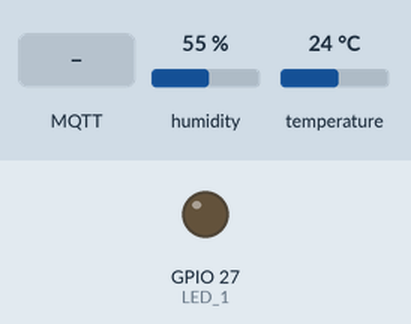
A program run on a simulated ESP32. On the bench: output pins drawn as LEDs (lit = HIGH). The inputs (shaded band) are chosen by the test bench; at power-on: humidity 55 %, temperature 24 °C. WiFi joins after 1.5 s; servers stay silent unless stated; no MQTT or app messages arrive unless stated; what the program prints to the serial monitor is not drawn.

Above: at 2.7 s.
2.8 s: MQTT message "ON" arrives on the first subscribed topic
At 3.5 s:
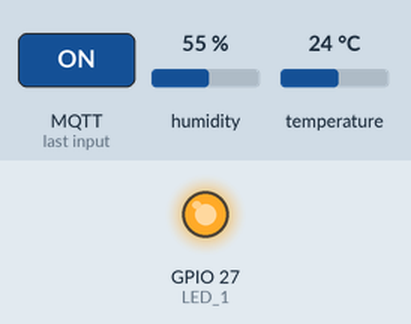
4.3 s: MQTT message "1" arrives on the first subscribed topic
At 4.7 s:
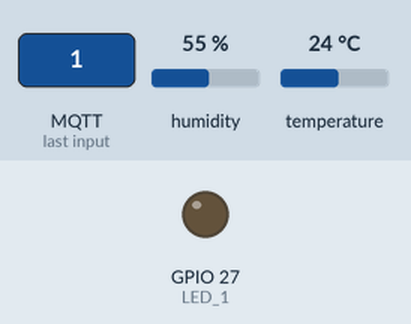
Timing chart, 0 to 7.3 s (numbered marks = the images above; inputs shaded):
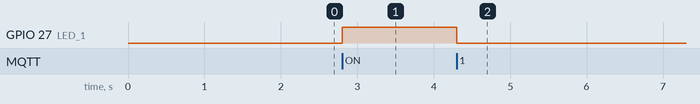

The program:

main.cpp
```cpp
#include <Arduino.h>
#include "functions.hpp"
#include "task.hpp"

void setup() {
  // Inicializar el Serial
  Serial.begin(115200);
  Serial.print("\n");
  // DHT11
  dht11_init();
  // Crar un ID para MQTT
  get_MQTT_ID();
  // LED 1 a Salida
  set_LED();
  // Crear Tarea TaskMQTT enviar por MQTT
  xTaskCreatePinnedToCore(
    TaskMQTT
    , "TaskMQTT"
    , 2048
    , NULL
    , 2
    , NULL
    , 1
  );
  // Tarea sensor de Temp y Hum DHT11
  xTaskCreatePinnedToCore(
    TaskDHT11
    , "TaskDHT11"
    , 2048
    , NULL
    , 2
    , NULL
    , 1
  );
  // Inicio conexión a WiFi
  WiFi_begin();
  // Iniciar el servidor MQTT
  client.setServer(ADAFRUIT_SERVER, ADAFRUIT_PORT);
  client.setCallback(callback);
}

void loop() {
  loopMQTT();
}
```

credentials.hpp
```cpp
// Credenciales Red WiFi
#define WIFI_SSID "your_ssid"
#define WIFI_PASSWORD "your_ssid_passw"
// Credenciales Adafruit
#define ADAFRUIT_USER "your_user"
#define ADAFRUIT_KEY "your_key"
// Publicar
#define ADAFRUIT_FEED_LED ADAFRUIT_USER "/feeds/led"
#define ADAFRUIT_FEED_TEMP ADAFRUIT_USER "/feeds/temp"
#define ADAFRUIT_FEED_HUM ADAFRUIT_USER "/feeds/hum"
// Suscripción
#define ADAFRUIT_FEED_ON_OFF ADAFRUIT_USER "/feeds/led_on_off"
// Servidor
#define ADAFRUIT_SERVER "io.adafruit.com"
#define ADAFRUIT_PORT 1883

char ADAFRUIT_ID[30];

#define LED_1   27

#define DHTPIN  4
#define DHTTYPE DHT11

float t = 0;
float h = 0;
```

functions.hpp
```cpp
#include <WiFi.h>
#include <PubSubClient.h>
#include <Adafruit_Sensor.h>
#include <DHT.h>
#include <DHT_U.h>

#include "credentials.hpp"

WiFiClient wificon;
PubSubClient client(wificon);

DHT_Unified dht(DHTPIN, DHTTYPE);

// Función de reconeción
void reconnet(){
    while(!client.connected()){
        Serial.println("Conectando al Broker MQTT");
        if(client.connect(ADAFRUIT_ID, ADAFRUIT_USER, ADAFRUIT_KEY)){
            Serial.println("MQTT conectado!");
            client.subscribe(ADAFRUIT_FEED_ON_OFF);
            Serial.println("Suscrito al tópico: " + String(ADAFRUIT_FEED_ON_OFF));
        }else{
            Serial.print("Falló, rc= ");
            Serial.println(client.state());
            vTaskDelay(2000);
        }
    }
}
// Función para Publicar por MQTT
void mqtt_publish(String feed, int val){
    String value = String(val);
    if(client.connected()){
        client.publish(feed.c_str(), value.c_str());
        Serial.println("Publicando al tópico: " + String(feed) + " | mensaje: " + value);
    }
}
// Función para capturar data por MQTT
void callback(char *topic, byte *payload, unsigned int length){

    String mensaje  = "";
    String str_topic(topic);

    for (uint16_t i = 0; i < length; i++){
        mensaje += (char)payload[i];
    }

    mensaje.trim();

    if(mensaje == "ON"){
        digitalWrite(LED_1, HIGH);
        mqtt_publish(ADAFRUIT_FEED_LED, digitalRead(LED_1));
    }else{
        digitalWrite(LED_1, LOW);
        mqtt_publish(ADAFRUIT_FEED_LED, digitalRead(LED_1));
    }

    Serial.println("Tópico: " + str_topic);
    Serial.println("Mensaje: " + mensaje);

}
// Capturar el ChipID para Id de MQTT
void get_MQTT_ID(){
    uint64_t chipid = ESP.getEfuseMac();
    snprintf(ADAFRUIT_ID, sizeof(ADAFRUIT_ID),"%llu", chipid );
}
// Gestionar la conexión MQTT
void WiFi_begin(){
    WiFi.begin(WIFI_SSID, WIFI_PASSWORD);
    vTaskDelay(500);
    while (WiFi.status() != WL_CONNECTED){
        Serial.print(".");
        vTaskDelay(500);
    }
    Serial.println("WiFi conectado al IP: ");
    Serial.println(WiFi.localIP());
}
// Loop para MQTT
void loopMQTT(){
    if(!client.connected()){
        reconnet();
    }
    client.loop();
}
// LED
void set_LED(){
    pinMode(LED_1, OUTPUT);
}
// DHT11 Init
void dht11_init(){
    dht.begin();
    Serial.println(F("SENSOR DHT11"));
    // Print temperature sensor details.
    sensor_t sensor;
    dht.temperature().getSensor(&sensor);
    Serial.println(F("------------------------------------"));
    Serial.println(F("Sensor de Temperatura"));
    Serial.print  (F("Sensor Tipo: ")); Serial.println(sensor.name);
    Serial.print  (F("Versión:  ")); Serial.println(sensor.version);
    Serial.print  (F("ID único:   ")); Serial.println(sensor.sensor_id);
    Serial.print  (F("Max Valor:   ")); Serial.print(sensor.max_value); Serial.println(F("°C"));
    Serial.print  (F("Min Valor:   ")); Serial.print(sensor.min_value); Serial.println(F("°C"));
    Serial.print  (F("Resolución:  ")); Serial.print(sensor.resolution); Serial.println(F("°C"));
    Serial.println(F("------------------------------------"));
    // Print humidity sensor details.
    dht.humidity().getSensor(&sensor);
    Serial.println(F("Sensor de Humidity"));
    Serial.print  (F("Sensor Type: ")); Serial.println(sensor.name);
    Serial.print  (F("Versión:  ")); Serial.println(sensor.version);
    Serial.print  (F("ID único:   ")); Serial.println(sensor.sensor_id);
    Serial.print  (F("Max Valor:   ")); Serial.print(sensor.max_value); Serial.println(F("%"));
    Serial.print  (F("Min Valor:   ")); Serial.print(sensor.min_value); Serial.println(F("%"));
    Serial.print  (F("Resolución:  ")); Serial.print(sensor.resolution); Serial.println(F("%"));
    Serial.println(F("------------------------------------"));
}
```

task.hpp
```cpp
void TaskMQTT(void *pvParameters){

    (void) pvParameters;

    while(1){
        vTaskDelay(30000); // 30 seg
        mqtt_publish(ADAFRUIT_FEED_LED, digitalRead(LED_1));
        vTaskDelay(10);
        mqtt_publish(ADAFRUIT_FEED_TEMP, t);
        vTaskDelay(10);
        mqtt_publish(ADAFRUIT_FEED_HUM, h);
    }

}

void TaskDHT11(void *pvParameters){
    (void) pvParameters;
    while(1){
        vTaskDelay(5000);
        sensors_event_t event;
        // Temperatura °C
        dht.temperature().getEvent(&event);
        if (isnan(event.temperature)) {
            Serial.println(F("Error leyendo la temperatura!"));
        }
        else {
            Serial.print(F("Temperatura: "));
            Serial.print(event.temperature);
            Serial.println(F("°C"));
            t = event.temperature;
        }
        // Humedad %
        dht.humidity().getEvent(&event);
        if (isnan(event.relative_humidity)) {
            Serial.println(F("Error leyendo la humedad!"));
        }
        else {
            Serial.print(F("Humedad: "));
            Serial.print(event.relative_humidity);
            Serial.println(F("%"));
            h = event.relative_humidity;
        }
    }
}
```

Measured:
- after the input at 2.8 s, GPIO 27 (LED_1): LOW → HIGH at once
- after the input at 4.3 s, GPIO 27 (LED_1): HIGH → LOW at once
